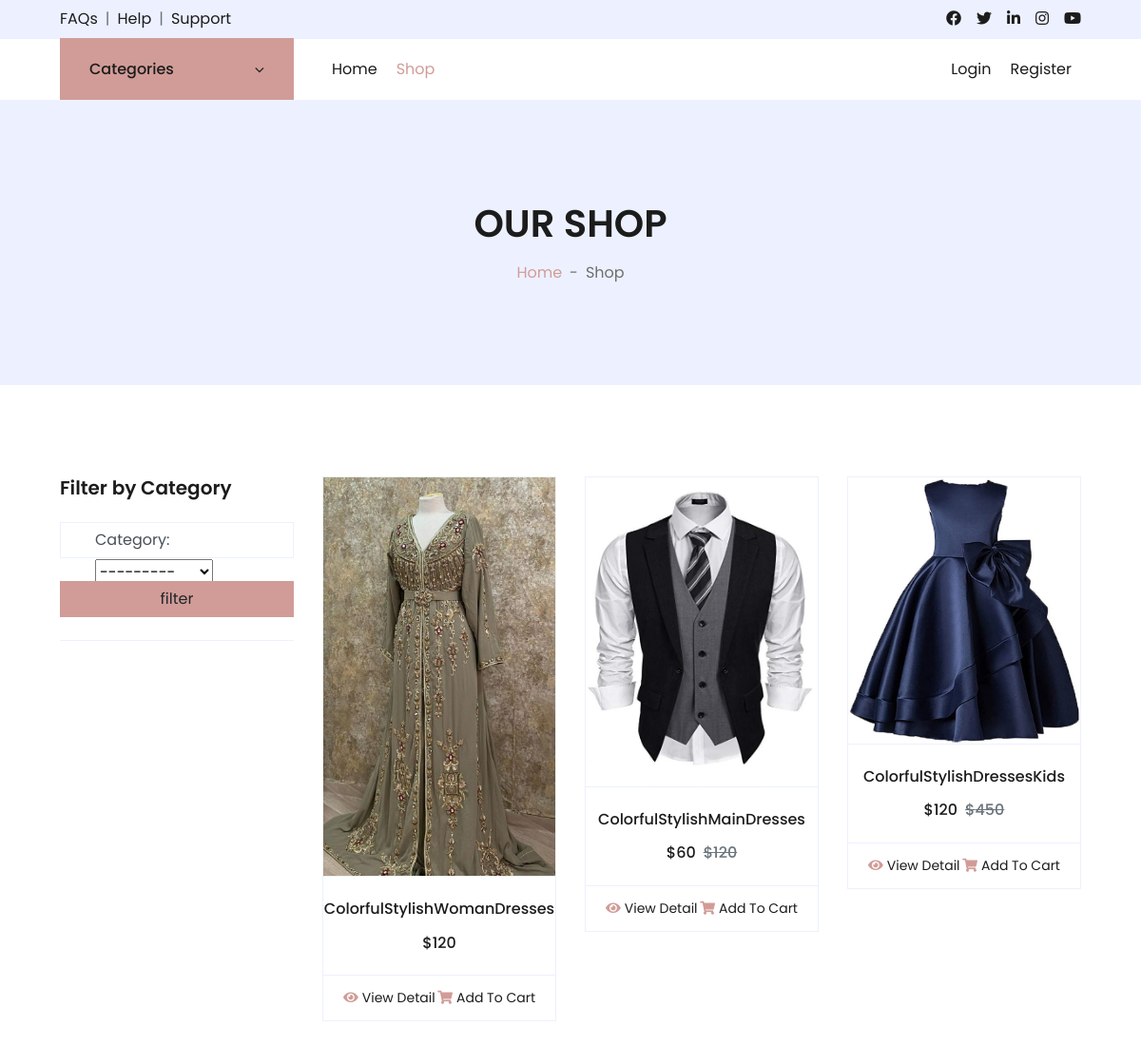
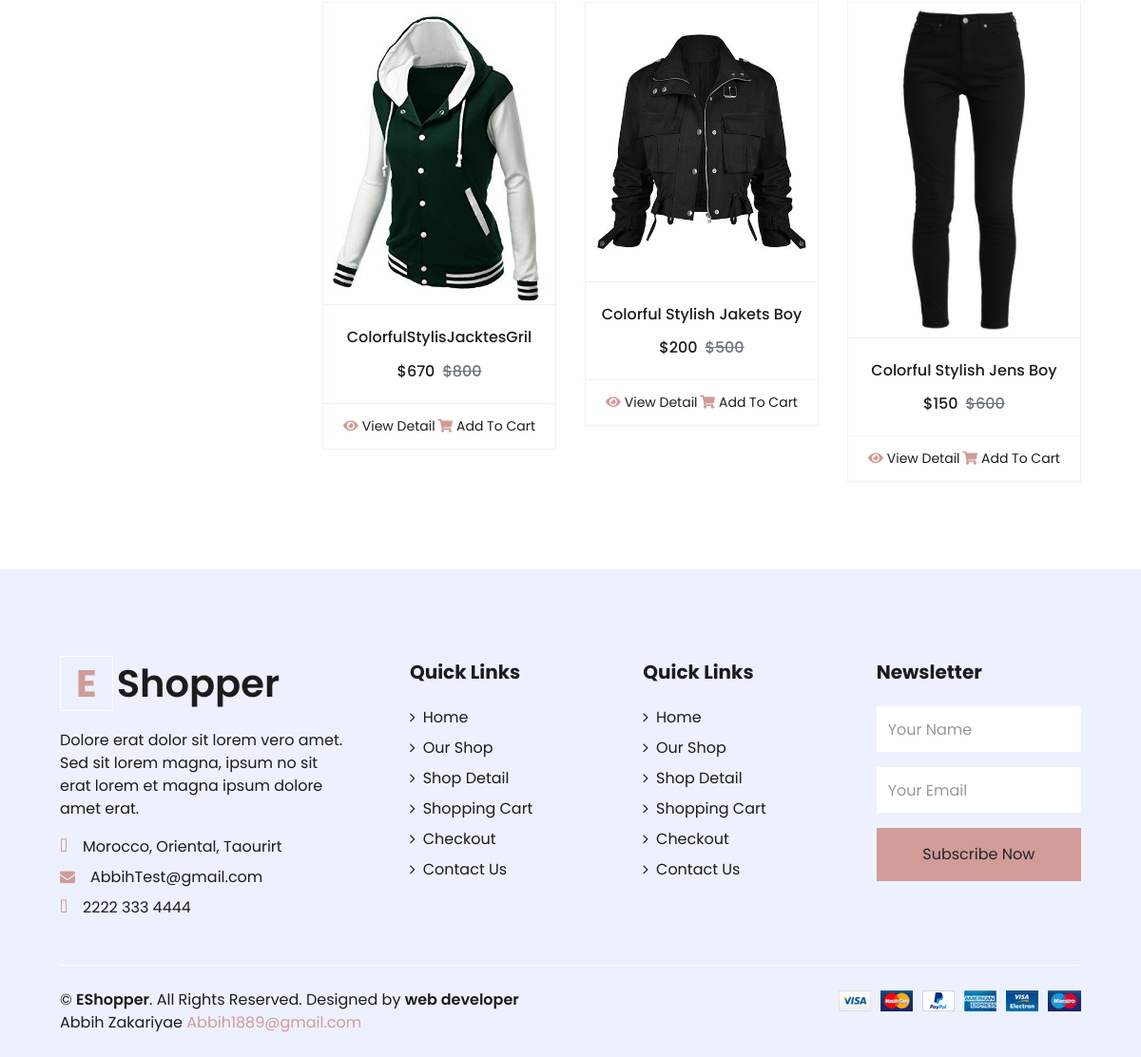
The app's page /Path_Shop/ with its own data (2 pictures, top to bottom).
### Product/models.py (models this page shows, shortened)
class Products(models.Model):
    category=models.ForeignKey(Categorys,on_delete=models.CASCADE)
    Name=models.CharField(max_length=255)
    Description=models.TextField()
    Price=models.PositiveIntegerField()
    DiscountPrice=models.PositiveIntegerField(null=True,blank=True,default=0)
    photo=models.ImageField(upload_to='PhotoProduct/')
    slug=models.SlugField(blank=True,null=True)
    def get_discount(self):
        Discount= self.DiscountPrice
        return Discount

### Product/views.py (the view)
# urls.py: path('Path_Shop/',ProductApp.PageShop,name='Path_Shop'),
    def PageShop(request):
        product=Products.objects.all()
        MyfilterCategory=CategoryFliter(request.GET,queryset=product)
        product=MyfilterCategory.qs
        paginator=Paginator(product,6)
        page_number=request.GET.get('page')
        Page_obj=paginator.get_page(page_number)
        return render(
            request,
            template_name="Shop/shop.html",
            context={
                "product":Page_obj,
                "MyfilterCategory":MyfilterCategory,
        }
    )

### Product/models.py (called while the page is built)
    def __str__(self) -> str:
        return self.Name

### Product/product_context_processor.py (called while the page is built)
def get_categorys(request):
    category=Categorys.objects.all()
    return {"category":category}

### templates/Shop/shop.html (shortened to what this page needs)
{%extends 'index.html'%}
{% load static %}
{% block content %}
<div class="container-fluid bg-secondary mb-5">
    <div class="d-flex flex-column align-items-center justify-content-center" style="min-height: 300px">
        <h1 class="font-weight-semi-bold text-uppercase mb-3">Our Shop</h1>
        <div class="d-inline-flex">
            <p class="m-0"><a href="">Home</a></p>
            <p class="m-0 px-2">-</p>
            <p class="m-0">Shop</p>
        </div>
    </div>
</div>
    <div class="container-fluid pt-5">
        <div class="row px-xl-5">
            <div class="col-lg-3 col-md-12">
                <div class="border-bottom mb-4 pb-4">
                    <h5 class="font-weight-semi-bold mb-4">Filter by Category</h5>
                    <form method="GET">
                        <div class="form-control ">
                            <div class="mx-4">{{MyfilterCategory.form }}</div>
                        </div><br>
                        <button type="submit" class="btn btn-primary form-control ">filter</button>
                    </form>
                </div>
            </div>
            <div class="col-lg-9 col-md-12">
                <div class="row pb-3">
                    {% for p in product%}
                        <div class="col-lg-4 col-md-6 col-sm-12 pb-1">
                            <div class="card product-item border-0 mb-4">
                                <div class="card-header product-img position-relative overflow-hidden bg-transparent border p-0 ">
                                    <img class="img-fluid w-100 " src="{{p.photo.url}}"  alt="">
                                </div>
                                <div class="card-body border-left border-right text-center p-0 pt-4 pb-3">
                                    <h6 class="text-truncate mb-3">{{p.Name}}</h6>
                                    <div class="d-flex justify-content-center">
                                        {% if p.DiscountPrice > 0 %}
                                            <h6>${{p.get_discount}}</h6><h6 class="text-muted ml-2"><del>${{p.Price}}</del></h6>
                                        {%else%}
                                            <h6>${{p.Price}}</h6>
                                        {%endif%}
                                    </div>
                                </div>
                                <div class="card-footer d-flex justify-content-between bg-light border">
                                    <a href="{% url 'Path_Details_Shop' p.slug%}" class="btn btn-sm text-dark p-0"><i class="fas fa-eye text-primary mr-1"></i>View Detail</a>
                                    <a href="{% url 'Path_Add_Cart' p.slug%}" class="btn btn-sm text-dark p-0"><i class="fas fa-shopping-cart text-primary mr-1"></i>Add To Cart</a>
                                </div>
                            </div>
                        </div>
                    {%endfor%}
                </div>
            </div>
        </div>
    </div>
{%endblock%}

### templates/index.html (shortened to what this page needs)
{%load static%}
<!DOCTYPE html>
<html lang="en">
<head>
    <link href="https://cdnjs.cloudflare.com/ajax/libs/font-awesome/5.10.0/css/all.min.css" rel="stylesheet">
    <link href="{% static 'lib/owlcarousel/assets/owl.carousel.min.css'%}" rel="stylesheet">
    <link rel="stylesheet" href="https://cdnjs.cloudflare.com/ajax/libs/font-awesome/4.7.0/css/font-awesome.min.css">
    <link href="{% static 'css/style.css'%}" rel="stylesheet">
</head>
<body>
    {%include 'include/Topbar.html'%}
    {%include 'include/nav.html'%}
    {%block content %}
    {%endblock%}
    {%include 'include/footer.html'%}
</body>
</html>

### templates/include/Topbar.html
<div class="container-fluid">
    <div class="row bg-secondary py-2 px-xl-5">
        <div class="col-lg-6 d-none d-lg-block">
            <div class="d-inline-flex align-items-center">
                <a class="text-dark" href="">FAQs</a>
                <span class="text-muted px-2">|</span>
                <a class="text-dark" href="">Help</a>
                <span class="text-muted px-2">|</span>
                <a class="text-dark" href="">Support</a>
            </div>
        </div>
        <div class="col-lg-6 text-center text-lg-right">
            <div class="d-inline-flex align-items-center">
                <a class="text-dark px-2" href="">
                    <i class="fab fa-facebook-f"></i>
                </a>
                <a class="text-dark px-2" href="">
                    <i class="fab fa-twitter"></i>
                </a>
                <a class="text-dark px-2" href="">
                    <i class="fab fa-linkedin-in"></i>
                </a>
                <a class="text-dark px-2" href="">
                    <i class="fab fa-instagram"></i>
                </a>
                <a class="text-dark pl-2" href="">
                    <i class="fab fa-youtube"></i>
                </a>
            </div>
        </div>
    </div>
</div>

### templates/include/nav.html (shortened to what this page needs)
<div class="container-fluid">
    <div class="row border-top px-xl-5">
        <div class="col-lg-3 d-none d-lg-block">
            <a class="btn shadow-none d-flex align-items-center justify-content-between bg-primary text-white w-100" data-toggle="collapse" href="#navbar-vertical" style="height: 65px; margin-top: -1px; padding: 0 30px;">
                <h6 class="m-0">Categories</h6>
                <i class="fa fa-angle-down text-dark"></i>
            </a>
        </div>
        <div class="col-lg-9">
            {%  if  request.user.is_authenticated and not request.user.is_anonymous%}
            <nav class="navbar navbar-expand-lg bg-light navbar-light py-3 py-lg-0 px-0">
                <a href="" class="text-decoration-none d-block d-lg-none">
                    <h1 class="m-0 display-5 font-weight-semi-bold"><span class="text-primary font-weight-bold border px-3 mr-1">E</span>Shopper</h1>
                </a>
                <button type="button" class="navbar-toggler" data-toggle="collapse" data-target="#navbarCollapse">
                    <span class="navbar-toggler-icon"></span>
                </button>
                <div class="collapse navbar-collapse justify-content-between" id="navbarCollapse">
                    <div class="navbar-nav mr-auto py-0">
                        <a href="{%url 'Path_Home'%}" class="nav-item nav-link">Home</a>
                        <a href="{%url 'Path_Shop'%}" class="nav-item nav-link active">Shop</a>
                        <a href="{%url 'Path_Cart'%}" class="nav-item nav-link">Cart</a>
                        <a href="{% url 'Path_Order'%}" class="nav-item nav-link">MyOrder</a>
                        <div class="nav-item dropdown">
                            <a href="#" class="nav-link dropdown-toggle" data-toggle="dropdown">Accounts</a>
                            <div class="dropdown-menu rounded-0 m-0">
                                <a class="dropdown-item">Weclome,{{user.username}}</a>
                                <a href="{%url 'Path_Profile' %}" class="dropdown-item">Profile</a>
                            </div>
                        </div>
                    </div>
                    <div class="navbar-nav ml-auto py-0">
                        <a  href="#" class="nav-item nav-link">Weclome,{{user.username}}</a>
                        <a href="{%url 'Path_Logout'%}" class="nav-item nav-link">Logout</a>
                    </div>
                </div>
            </nav>
            {%else%}
            <nav class="navbar navbar-expand-lg bg-light navbar-light py-3 py-lg-0 px-0">
                <div class="collapse navbar-collapse justify-content-between" id="navbarCollapse">
                    <div class="navbar-nav mr-auto py-0">
                        <a href="{%url 'Path_Home'%}" class="nav-item nav-link">Home</a>
                        <a href="{%url 'Path_Shop'%}" class="nav-item nav-link active">Shop</a>
                    </div>
                    <div class="navbar-nav ml-auto py-0">
                        <a href="{% url 'Path_Login'%}" class="nav-item nav-link">Login</a>
                        <a href="{%url 'Path_SingUp'%}" class="nav-item nav-link">Register</a>
                    </div>
                </div>
            </nav>
            {%endif%}
        </div>
    </div>
</div>

### templates/include/footer.html (shortened to what this page needs)
  <div class="container-fluid bg-secondary text-dark mt-5 pt-5">
    <div class="row px-xl-5 pt-5">
        <div class="col-lg-4 col-md-12 mb-5 pr-3 pr-xl-5">
            <a href="" class="text-decoration-none">
                <h1 class="mb-4 display-5 font-weight-semi-bold"><span class="text-primary font-weight-bold border border-white px-3 mr-1">E</span>Shopper</h1>
            </a>
            <p>Dolore erat dolor sit lorem vero amet. Sed sit lorem magna, ipsum no sit erat lorem et magna ipsum dolore amet erat.</p>
            <p class="mb-2"><i class="fa fa-map-marker-alt text-primary mr-3"></i>Morocco, Oriental, Taourirt</p>
            <p class="mb-2"><i class="fa fa-envelope text-primary mr-3"></i>AbbihTest@gmail.com</p>
            <p class="mb-0"><i class="fa fa-phone-alt text-primary mr-3"></i>2222 333 4444</p>
        </div>
        <div class="col-lg-8 col-md-12">
            <div class="row">
                <div class="col-md-4 mb-5">
                    <h5 class="font-weight-bold text-dark mb-4">Quick Links</h5>
                    <div class="d-flex flex-column justify-content-start">
                        <a class="text-dark mb-2" href="index.html"><i class="fa fa-angle-right mr-2"></i>Home</a>
                        <a class="text-dark mb-2" href="shop.html"><i class="fa fa-angle-right mr-2"></i>Our Shop</a>
                        <a class="text-dark mb-2" href="detail.html"><i class="fa fa-angle-right mr-2"></i>Shop Detail</a>
                        <a class="text-dark mb-2" href="cart.html"><i class="fa fa-angle-right mr-2"></i>Shopping Cart</a>
                        <a class="text-dark mb-2" href="checkout.html"><i class="fa fa-angle-right mr-2"></i>Checkout</a>
                        <a class="text-dark" href="contact.html"><i class="fa fa-angle-right mr-2"></i>Contact Us</a>
                    </div>
                </div>
                <div class="col-md-4 mb-5">
                    <h5 class="font-weight-bold text-dark mb-4">Quick Links</h5>
                    <div class="d-flex flex-column justify-content-start">
                        <a class="text-dark mb-2" href="index.html"><i class="fa fa-angle-right mr-2"></i>Home</a>
                        <a class="text-dark mb-2" href="shop.html"><i class="fa fa-angle-right mr-2"></i>Our Shop</a>
                        <a class="text-dark mb-2" href="detail.html"><i class="fa fa-angle-right mr-2"></i>Shop Detail</a>
                        <a class="text-dark mb-2" href="cart.html"><i class="fa fa-angle-right mr-2"></i>Shopping Cart</a>
                        <a class="text-dark mb-2" href="checkout.html"><i class="fa fa-angle-right mr-2"></i>Checkout</a>
                        <a class="text-dark" href="contact.html"><i class="fa fa-angle-right mr-2"></i>Contact Us</a>
                    </div>
                </div>
                <div class="col-md-4 mb-5">
                    <h5 class="font-weight-bold text-dark mb-4">Newsletter</h5>
                    <form action="">
                        <div class="form-group">
                            <input type="text" class="form-control border-0 py-4" placeholder="Your Name" required="required" />
                        </div>
                        <div class="form-group">
                            <input type="email" class="form-control border-0 py-4" placeholder="Your Email"
                                required="required" />
                        </div>
                        <div>
                            <button class="btn btn-primary btn-block border-0 py-3" type="submit">Subscribe Now</button>
                        </div>
                    </form>
                </div>
            </div>
        </div>
    </div>
    <div class="row border-top border-light mx-xl-5 py-4">
        <div class="col-md-6 px-xl-0">
            <p class="mb-md-0 text-center text-md-left text-dark">
                &copy; <a class="text-dark font-weight-semi-bold" href="#">EShopper</a>. All Rights Reserved. Designed
                by
                <a class="text-dark font-weight-semi-bold" href="https://github.com/zakariyae1889/E-commerce/">web developer </a><br>
                Abbih Zakariyae <a href="#" target="_blank">Abbih1889@gmail.com</a>
            </p>
        </div>
        <div class="col-md-6 px-xl-0 text-center text-md-right">
            <img class="img-fluid" src="img/payments.png" alt="">
        </div>
    </div>
</div>

### records on screen
Products: photo (picture), Name "ColorfulStylishWomanDresses", Price "120"
Products: photo (picture), Name "ColorfulStylishMainDresses", get_discount "60", Price "120"
Products: photo (picture), Name "ColorfulStylishDressesKids", get_discount "120", Price "450"
Products: photo (picture), Name "ColorfulStylisJacktesGril", get_discount "670", Price "800"
Products: photo (picture), Name "Colorful Stylish Jakets Boy", get_discount "200", Price "500"
Products: photo (picture), Name "Colorful Stylish Jens Boy", get_discount "150", Price "600"
